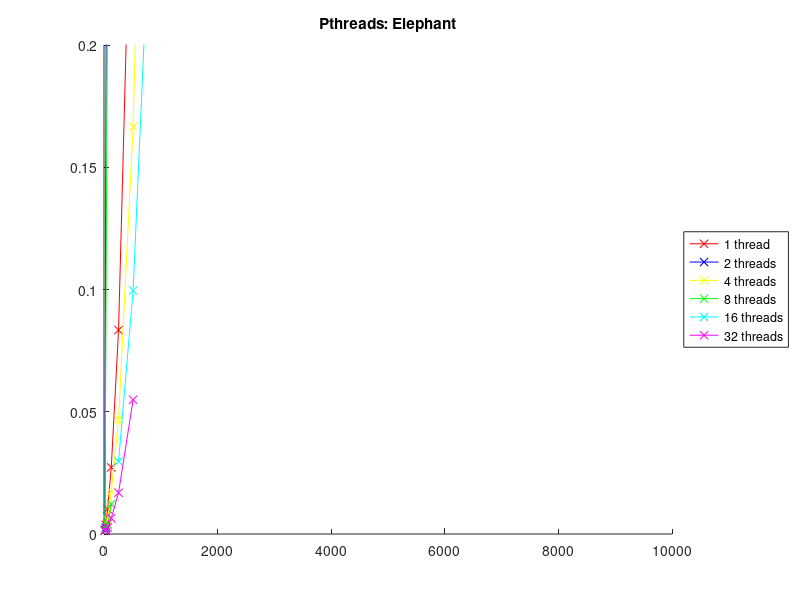
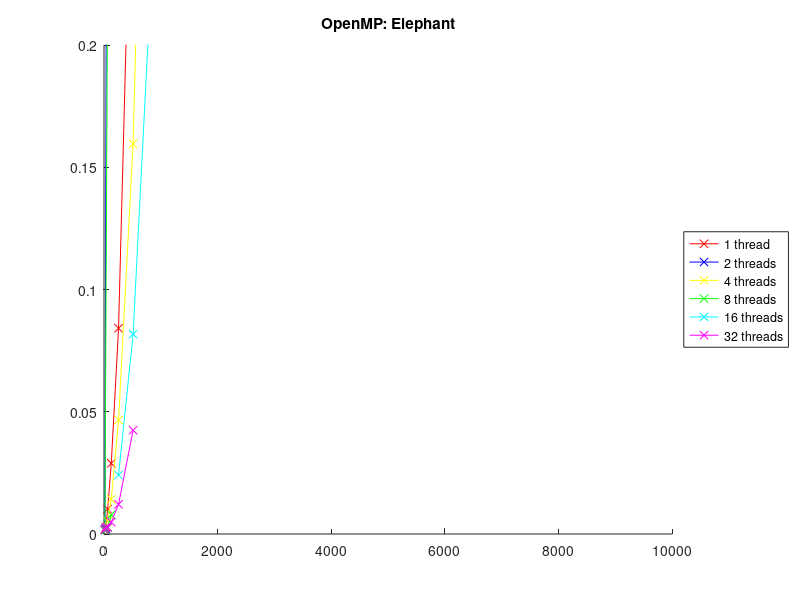
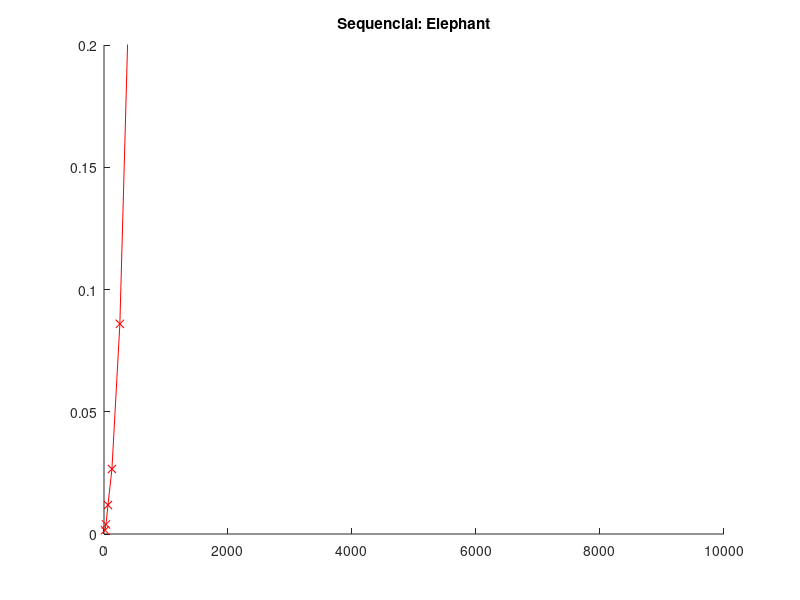

Recreate these plots in MATLAB, in order.
1;

data_seq_full =           csvread('./src/data/mandelbrot_seq/full.csv');
data_seq_seahorse =       csvread('./src/data/mandelbrot_seq/seahorse.csv');
data_seq_elephant =       csvread('./src/data/mandelbrot_seq/elephant.csv');
data_seq_triple_spiral =  csvread('./src/data/mandelbrot_seq/triple_spiral.csv');

data_omp_full =           csvread('./src/data/mandelbrot_omp/full.csv');
data_omp_seahorse =       csvread('./src/data/mandelbrot_omp/seahorse.csv');
data_omp_elephant =       csvread('./src/data/mandelbrot_omp/elephant.csv');
data_omp_triple_spiral =  csvread('./src/data/mandelbrot_omp/triple_spiral.csv');

data_pth_full =           csvread('./src/data/mandelbrot_pth/full.csv');
data_pth_seahorse =       csvread('./src/data/mandelbrot_pth/seahorse.csv');
data_pth_elephant =       csvread('./src/data/mandelbrot_pth/elephant.csv');
data_pth_triple_spiral =  csvread('./src/data/mandelbrot_pth/triple_spiral.csv');

global yrange = [0 0.2];

global SIZE = 6;
global THREADS = 6;
global colors=['r', 'b', 'y', 'g', 'c', 'm'];

function plot_sequential(data)
  global yrange;

  ylim(yrange);

  line(data(1:end, 2),
       data(1:end, 3),
       "color", 'r',
       "marker", "x",
       "clipping", "on");
endfunction

function plot_size_threads(data)
  global THREADS;
  global SIZE;
  global colors;
  global yrange;

  ylim(yrange);

  row = 1;
  for i = 1:THREADS
    line(data(row:row + SIZE - 1, 2),
      data(row:row + SIZE - 1, 3),
      "color", colors(i),
      "marker", "x",
      "clipping", "on");

    legend("1 thread", "2 threads", "4 threads", "8 threads", "16 threads", "32 threads",
           "location", "eastoutside");
    row += SIZE;
  end
endfunction

figure(1);
title("Pthreads: Elephant");
plot_size_threads(data_pth_elephant);

figure(2);
title("OpenMP: Elephant");
plot_size_threads(data_omp_elephant);

figure(3);
title("Sequencial: Elephant");
plot_sequential(data_seq_elephant);
